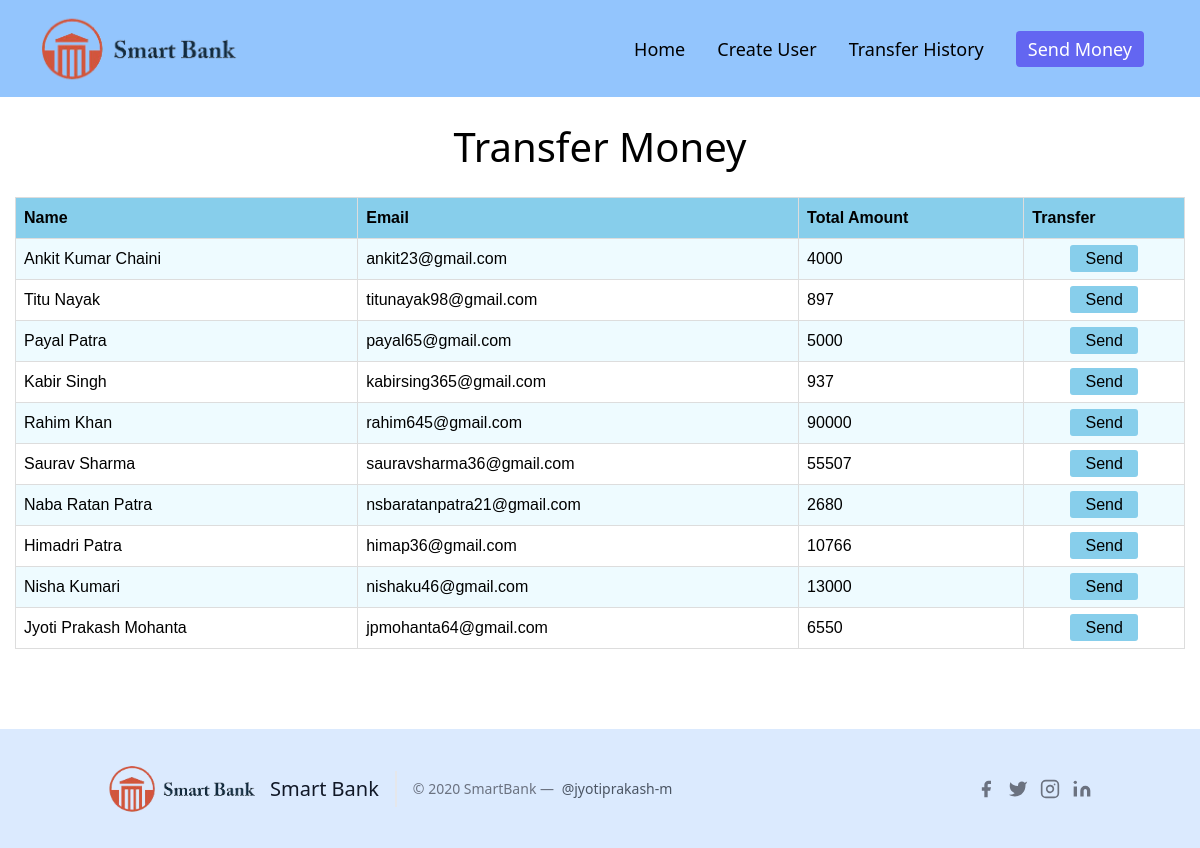
The app's page /sendMoney.php with its own data.
### tables this page shows
CREATE TABLE `users` (
  `id` int(11) NOT NULL,
  `name` varchar(255) NOT NULL,
  `email` varchar(255) NOT NULL,
  `amount` int(11) NOT NULL
);

### sendMoney.php (the view, shortened to what this page needs)
<!DOCTYPE html>
<html lang="en">
<head>
    <link rel="stylesheet" href="./css/style.css">
    <link rel="stylesheet" href="https://unpkg.com/aos@next/dist/aos.css" />
</head>
<body>
    <?php include "navbar.php" ?>
    <h1 class="heading-section">Transfer Money</h1>
    <div class="table-body">
        <?php
        include "connection.php";
        $selectQuery = "SELECT * FROM users ORDER BY id DESC";
        $result = mysqli_query($conn, $selectQuery);
        ?>
        <table>
            <tr>
                <th>Name</th>
                <th>Email</th>
                <th>Total Amount</th>
                <th>Transfer</th>
            </tr>
            <?php while ($rows = mysqli_fetch_array($result)) {
            ?>
                <tr data-aos="fade-up">
                    <td><?php echo $rows['name'] ?></td>
                    <td><?php echo $rows['email'] ?></td>
                    <td><?php echo $rows['amount'] ?></td>
                    <td style="text-align: center;"><a style="background-color: skyblue;padding: 5px 15px;border-radius: 3px;" href="./transaction.php?id=<?php echo $rows['id']; ?>">Send</a></td>
                </tr>
            <?php
            } ?>
        </table>
    </div>
    <?php include "footer.php" ?>
</body>
</html>

### navbar.php (shortened to what this page needs)
<!DOCTYPE html>
<html lang="en">
<head>
    <link rel="stylesheet" href="./css/navbar.css">
    <link href="https://unpkg.com/tailwindcss@^2/dist/tailwind.min.css" rel="stylesheet">
</head>
<body>
    <nav class="nav flex flex-wrap items-center justify-between bg-blue-300 px-10">
        <div class="flex flex-no-shrink items-center mr-6 py-3 text-grey-darkest">
            <a href="index.php"> <img src="./img/logo2.png" alt="Logo" class="logo" /></a>
        </div>
        <ul class="menu border-b md:border-none flex justify-end list-reset m-0 w-full items-center md:w-auto">
            <li class="border-t md:border-none">
                <a href="index.php" class="text-lg block md:inline-block px-4 py-3 no-underline text-grey-darkest hover:text-grey-darker ">Home</a>
            </li>
            <li class="border-t md:border-none">
                <a href="createUser.php" class="text-lg block md:inline-block px-4 py-3 no-underline text-grey-darkest hover:text-grey-darker ">Create User</a>
            </li>
            <li class="border-t md:border-none">
                <a href="transactionHistory.php" class="text-lg block md:inline-block px-4 py-3 no-underline text-grey-darkest hover:text-grey-darker ">Transfer History</a>
            </li>
            <li class="border-t md:border-none">
                <a href="sendMoney.php" class="text-lg block md:inline-block px-4 py-3 no-underline text-grey-darkest hover:text-grey-darker"> <button class="inline-flex text-white bg-indigo-500 border-0 py-1 px-3 focus:outline-none hover:bg-indigo-600 rounded text-lg">Send Money</button></a>
            </li>
        </ul>
    </nav>
</body>
</html>

### footer.php
<footer class="text-gray-600 body-font bg-blue-100 mt-20">
    <div class="container px-5 py-8 mx-auto flex items-center sm:flex-row flex-col">
        <a class="flex title-font font-medium items-center md:justify-start justify-center text-gray-900">
            <img src="./img/logo2.png" alt="Logo" style="width: 150px;">
            <span class="ml-3 text-xl">Smart Bank</span>
        </a>
        <p class="text-sm text-gray-500 sm:ml-4 sm:pl-4 sm:border-l-2 sm:border-gray-200 sm:py-2 sm:mt-0 mt-4">© 2020 SmartBank —
            <a href="https://www.linkedin.com/in/jyotiprakash-m/" class="text-gray-600 ml-1" rel="noopener noreferrer" target="_blank">@jyotiprakash-m</a>
        </p>
        <span class="inline-flex sm:ml-auto sm:mt-0 mt-4 justify-center sm:justify-start">
            <a class="text-gray-500">
                <svg fill="currentColor" stroke-linecap="round" stroke-linejoin="round" stroke-width="2" class="w-5 h-5" viewBox="0 0 24 24">
                    <path d="M18 2h-3a5 5 0 00-5 5v3H7v4h3v8h4v-8h3l1-4h-4V7a1 1 0 011-1h3z"></path>
                </svg>
            </a>
            <a class="ml-3 text-gray-500">
                <svg fill="currentColor" stroke-linecap="round" stroke-linejoin="round" stroke-width="2" class="w-5 h-5" viewBox="0 0 24 24">
                    <path d="M23 3a10.9 10.9 0 01-3.14 1.53 4.48 4.48 0 00-7.86 3v1A10.66 10.66 0 013 4s-4 9 5 13a11.64 11.64 0 01-7 2c9 5 20 0 20-11.5a4.5 4.5 0 00-.08-.83A7.72 7.72 0 0023 3z"></path>
                </svg>
            </a>
            <a class="ml-3 text-gray-500">
                <svg fill="none" stroke="currentColor" stroke-linecap="round" stroke-linejoin="round" stroke-width="2" class="w-5 h-5" viewBox="0 0 24 24">
                    <rect width="20" height="20" x="2" y="2" rx="5" ry="5"></rect>
                    <path d="M16 11.37A4 4 0 1112.63 8 4 4 0 0116 11.37zm1.5-4.87h.01"></path>
                </svg>
            </a>
            <a class="ml-3 text-gray-500">
                <svg fill="currentColor" stroke="currentColor" stroke-linecap="round" stroke-linejoin="round" stroke-width="0" class="w-5 h-5" viewBox="0 0 24 24">
                    <path stroke="none" d="M16 8a6 6 0 016 6v7h-4v-7a2 2 0 00-2-2 2 2 0 00-2 2v7h-4v-7a6 6 0 016-6zM2 9h4v12H2z"></path>
                    <circle cx="4" cy="4" r="2" stroke="none"></circle>
                </svg>
            </a>
        </span>
    </div>
</footer>

### css/style.css (style rules this page uses)
* { margin: 0; padding: 0; }
body { overflow-x: hidden; background-size: cover; }
.heading-section { text-align: center; font-size: 40px; margin: 20px auto; }
.table-body { padding: 0 15px; }
table { font-family: arial, sans-serif; border-collapse: collapse; width: 100%; }
td, th { border: 1px solid #dddddd; text-align: left; padding: 8px; }
tr:nth-child(even) { background-color: #eefbff; }
tr:nth-child(1) { background-color: skyblue; }

### css/navbar.css (style rules this page uses)
.logo { width: 200px; }

### sendMoney.php (style rules this page uses)
body { overflow-x: visible; }

### records on screen
users: name "Ankit Kumar Chaini", email "ankit23@gmail.com", amount "4000"
users: name "Titu Nayak", email "titunayak98@gmail.com", amount "897"
users: name "Payal Patra", email "payal65@gmail.com", amount "5000"
users: name "Kabir Singh", email "kabirsing365@gmail.com", amount "937"
users: name "Rahim Khan", email "rahim645@gmail.com", amount "90000"
users: name "Saurav Sharma", email "sauravsharma36@gmail.com", amount "55507"
users: name "Naba Ratan Patra", email "nsbaratanpatra21@gmail.com", amount "2680"
users: name "Himadri Patra", email "himap36@gmail.com", amount "10766"
users: name "Nisha Kumari", email "nishaku46@gmail.com", amount "13000"
users: name "Jyoti Prakash Mohanta", email "jpmohanta64@gmail.com", amount "6550"
